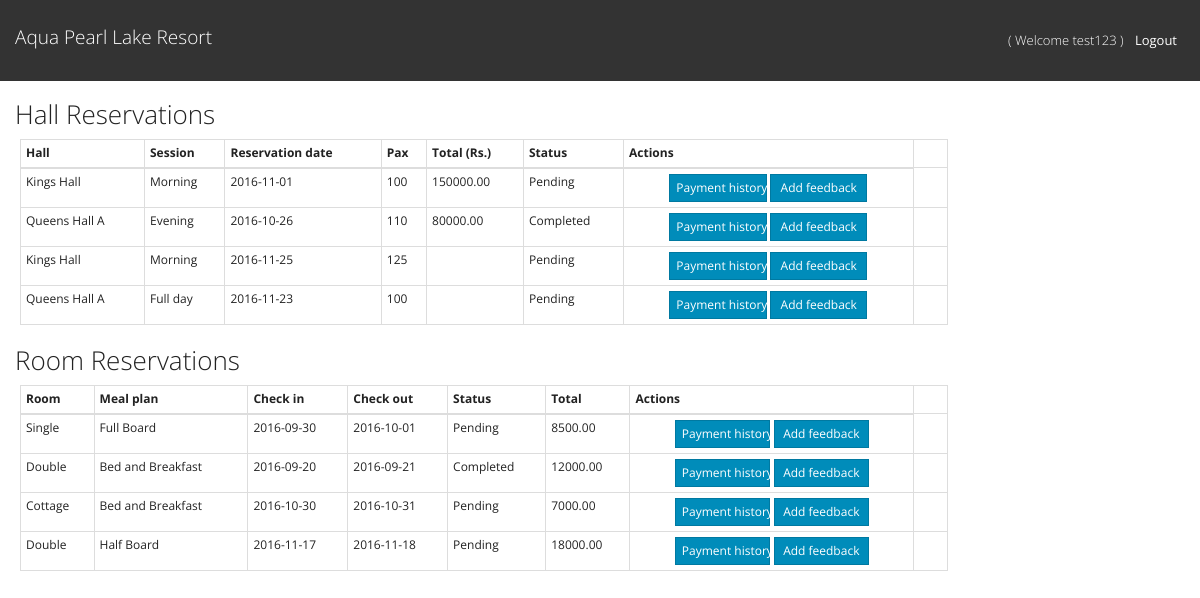
The page /external/pages/reservation-history.php (signed in) on the database its author committed.
### tables this page shows
CREATE TABLE `hall_reservation` (
  `reservation_id` int(10) NOT NULL,
  `hall_id` int(10) NOT NULL,
  `time` enum('Morning','Evening','Full day') NOT NULL,
  `menu_id` int(10) DEFAULT NULL,
  `reservation_date` date NOT NULL,
  `pax` int(4) NOT NULL,
  PRIMARY KEY (`reservation_id`,`hall_id`),
  KEY `fk_hall$hall_reservation_idx` (`hall_id`),
  KEY `fk_menu$hall_reservation_idx` (`menu_id`),
  CONSTRAINT `fk_hall$hall_reservation` FOREIGN KEY (`hall_id`) REFERENCES `hall` (`hall_id`) ON DELETE CASCADE ON UPDATE CASCADE,
  CONSTRAINT `fk_menu$hall_reservation` FOREIGN KEY (`menu_id`) REFERENCES `menu` (`menu_id`) ON DELETE CASCADE ON UPDATE CASCADE,
  CONSTRAINT `fk_reservation$hall_reservation` FOREIGN KEY (`reservation_id`) REFERENCES `reservation` (`reservation_id`) ON DELETE CASCADE ON UPDATE CASCADE
);

CREATE TABLE `hall` (
  `hall_id` int(10) NOT NULL AUTO_INCREMENT,
  `hall_name` varchar(20) NOT NULL,
  `price` decimal(8,2) NOT NULL,
  `max_pax` int(4) NOT NULL,
  PRIMARY KEY (`hall_id`)
);

CREATE TABLE `reservation` (
  `reservation_id` int(10) NOT NULL AUTO_INCREMENT,
  `placed_date` date NOT NULL,
  `reservation_status` enum('Pending','Completed','Cancelled') NOT NULL,
  `type` varchar(20) NOT NULL,
  `total` decimal(8,2) DEFAULT NULL,
  `customer_id` int(10) NOT NULL,
  `feedback_id` int(10) DEFAULT NULL,
  PRIMARY KEY (`reservation_id`),
  KEY `fk_customer$reservation_idx` (`customer_id`),
  KEY `fk_feedback$reservation_idx` (`feedback_id`),
  CONSTRAINT `fk_customer$reservation` FOREIGN KEY (`customer_id`) REFERENCES `customer` (`customer_id`) ON UPDATE CASCADE,
  CONSTRAINT `fk_feedback$reservation` FOREIGN KEY (`feedback_id`) REFERENCES `feedback` (`feedback_id`) ON DELETE CASCADE ON UPDATE CASCADE
);

CREATE TABLE `room_reservation` (
  `reservation_id` int(10) NOT NULL,
  `room_type_id` int(10) NOT NULL,
  `check_in` date NOT NULL,
  `check_out` date NOT NULL,
  `count` int(2) NOT NULL,
  `meal_plan_id` int(10) NOT NULL,
  PRIMARY KEY (`reservation_id`,`room_type_id`),
  KEY `fk_reservation$room_reservation_idx` (`reservation_id`),
  KEY `fk_room_type$room_reservation_idx` (`room_type_id`),
  KEY `rd_idx` (`meal_plan_id`),
  CONSTRAINT `fk_meal_plan$room_reservation` FOREIGN KEY (`meal_plan_id`) REFERENCES `meal_plan` (`meal_plan_id`) ON DELETE CASCADE ON UPDATE CASCADE,
  CONSTRAINT `fk_reservation$room_reservation` FOREIGN KEY (`reservation_id`) REFERENCES `reservation` (`reservation_id`) ON DELETE CASCADE ON UPDATE CASCADE,
  CONSTRAINT `fk_room_type$room_reservation` FOREIGN KEY (`room_type_id`) REFERENCES `room_type` (`room_type_id`) ON DELETE CASCADE ON UPDATE CASCADE
);

CREATE TABLE `room_type` (
  `room_type_id` int(10) NOT NULL AUTO_INCREMENT,
  `room_type_name` varchar(30) NOT NULL,
  PRIMARY KEY (`room_type_id`)
);

CREATE TABLE `meal_plan` (
  `meal_plan_id` int(10) NOT NULL AUTO_INCREMENT,
  `meal_plan_name` varchar(30) NOT NULL,
  PRIMARY KEY (`meal_plan_id`)
);

### external/pages/reservation-history.php (the view, shortened to what this page needs)
<?php
$objDBConnection = new dbconnection();
$connection = $objDBConnection->connection();
?>
<html>
    <head>
        <link rel="stylesheet" href="../bootstrap-3.3.7/css/bootstrap.min_1.css"/>
        <link rel="stylesheet" href="../css/site-layout.css"/>
        <link rel="stylesheet" href="../css/styles.css"/>
        <link rel="stylesheet" href="https://cdnjs.cloudflare.com/ajax/libs/font-awesome/4.7.0/css/font-awesome.min.css" />
    </head>
    <body>
        <?php include './common/minimum-header.php'; ?>
        <div style="margin-top: 100px; padding-left: 15px;">
            <h3>Hall Reservations</h3>
        </div>
        <?php
        $sql = "SELECT * FROM reservation r,hall_reservation hr,hall h WHERE"
                . " r.reservation_id=hr.reservation_id AND h.hall_id=hr.hall_id"
                . " AND customer_id IN (SELECT customer_id FROM customer WHERE"
                . " username='$username');";
        $result = $connection->query($sql);
        if ($result->num_rows > 0) {
            ?>
            <div style="padding-left: 20px; padding-right: 20px;">
                <table class="table table-bordered table-condensed" style="width: 80%;">
                    <thead>
                        <tr>
                            <th>Hall</th>
                            <th>Session</th>
                            <th>Reservation date</th>
                            <th>Pax</th>
                            <th>Total (Rs.)</th>
                            <th>Status</th>
                            <th>Actions</th>
                        </tr>
                    </thead>
                    <tbody>
                        <?php while ($row = $result->fetch_assoc()) { ?>
                            <tr>
                                <td><?php echo $row['hall_name']; ?></td>
                                <td><?php echo $row['time']; ?></td>
                                <td><?php echo $row['reservation_date']; ?></td>
                                <td><?php echo $row['pax']; ?></td>
                                <td class="res-total"><?php echo $row['total']; ?></td>
                                <td><?php echo $row['reservation_status']; ?></td>
                                <td style="text-align: center;">
                                    <button class="btn btn-primary btn-xs btn-payment-history" style="width: 35%;">Payment history</button>
                                    <button class="btn btn-primary btn-xs btn-add-feedback" style="width: 35%;">Add feedback</button>
                                </td>
                            </tr>
                        <?php }
                        ?>
                    </tbody>
                </table>
            </div>
            <?php
        } else {
            echo "No hall reservations available.";
        }
        ?>
        <div style="margin-top: 15px; padding-left: 15px;">
            <h3>Room Reservations</h3>
        </div>
        <?php
        $sql2 = "SELECT * FROM reservation r,room_reservation rr,room_type rt, meal_plan mp"
                . " WHERE r.reservation_id=rr.reservation_id AND"
                . " rr.room_type_id=rt.room_type_id AND rr.meal_plan_id=mp.meal_plan_id AND customer_id IN"
                . " (SELECT customer_id FROM customer WHERE username='$username');";
        $result2 = $connection->query($sql2);
        if ($result2->num_rows > 0) {
            ?>
            <div style="padding-left: 20px;padding-right: 20px;">
                <table class="table table-bordered table-condensed" style="width: 80%;">
                    <thead>
                        <tr>
                            <th>Room</th>
                            <th>Meal plan</th>
                            <th>Check in</th>
                            <th>Check out</th>
                            <th>Status</th>
                            <th>Total</th>
                            <th>Actions</th>
                        </tr>
                    </thead>
                    <tbody>
                        <?php while ($row2 = $result2->fetch_assoc()) { ?>
                            <tr>
                                <td><?php echo $row2['room_type_name']; ?></td>
                                <td><?php echo $row2['meal_plan_name']; ?></td>
                                <td><?php echo $row2['check_in']; ?></td>
                                <td><?php echo $row2['check_out']; ?></td>
                                <td><?php echo $row2['reservation_status']; ?></td>
                                <td class="res-total"><?php echo $row2['total']; ?></td>
                                <td style="text-align: center;">
                                    <button class="btn btn-primary btn-xs btn-payment-history" style="width: 35%;">Payment history</button>
                                    <button class="btn btn-primary btn-xs btn-add-feedback" style="width: 35%;">Add feedback</button>
                                </td>
                            </tr>
                        <?php }
                        ?>
                    </tbody>
                </table>
            </div>
            <?php
        } else {
            echo "No hall reservations available.";
        }
        ?>
    </body>
</html>

### external/pages/common/minimum-header.php (shortened to what this page needs)
<nav class="navbar navbar-default navbar-fixed-top">
    <div class="container-fluid">
        <div class="navbar-header">
            <a class="navbar-brand" href=<?php
            if ($_SESSION['username'] != "") {
                echo 'customer-home.php';
            }
            ?>>Aqua Pearl Lake Resort</a>
        </div>
        <div>
            <div class="collapse navbar-collapse navbar-right" id="myNavbar">
                <ul class="nav navbar-nav">
                    <li><a class="page-scroll" href="#login-section">( Welcome
                            <?php
                            $username = $_SESSION['username'];
                            echo $username;
                            ?>
                            )
                            <button class="btn-link" id="link-logout-nav">Logout</button>
                        </a>
                    </li>
                </ul>
            </div>
        </div>
    </div>
</nav>

### external/css/site-layout.css (style rules this page uses)
.navbar { padding: 15px 0; -webkit-transition: background .5s ease-in-out,padding .5s ease-in-out; -moz-transition: background .5s ease-in-out,padding .5s ease-in-out; transition: background .5s ease-in-out,padding .5s ease-in-out; }

### rows shown on the page
hall_reservation: hall.hall_name "Kings Hall", time "Morning", reservation_date "2016-11-01", pax "100", reservation.total "150000.00", reservation.reservation_status "Pending"
hall_reservation: hall.hall_name "Queens Hall A", time "Evening", reservation_date "2016-10-26", pax "110", reservation.total "80000.00", reservation.reservation_status "Completed"
hall_reservation: hall.hall_name "Kings Hall", time "Morning", reservation_date "2016-11-25", pax "125", reservation.reservation_status "Pending"
hall_reservation: hall.hall_name "Queens Hall A", time "Full day", reservation_date "2016-11-23", pax "100", reservation.reservation_status "Pending"
room_reservation: room_type.room_type_name "Single", meal_plan.meal_plan_name "Full Board", check_in "2016-09-30", check_out "2016-10-01", reservation.reservation_status "Pending", reservation.total "8500.00"
room_reservation: room_type.room_type_name "Double", meal_plan.meal_plan_name "Bed and Breakfast", check_in "2016-09-20", check_out "2016-09-21", reservation.reservation_status "Completed", reservation.total "12000.00"
room_reservation: room_type.room_type_name "Cottage", meal_plan.meal_plan_name "Bed and Breakfast", check_in "2016-10-30", check_out "2016-10-31", reservation.reservation_status "Pending", reservation.total "7000.00"
room_reservation: room_type.room_type_name "Double", meal_plan.meal_plan_name "Half Board", check_in "2016-11-17", check_out "2016-11-18", reservation.reservation_status "Pending", reservation.total "18000.00"

### other values the page prints
$username "test123"
